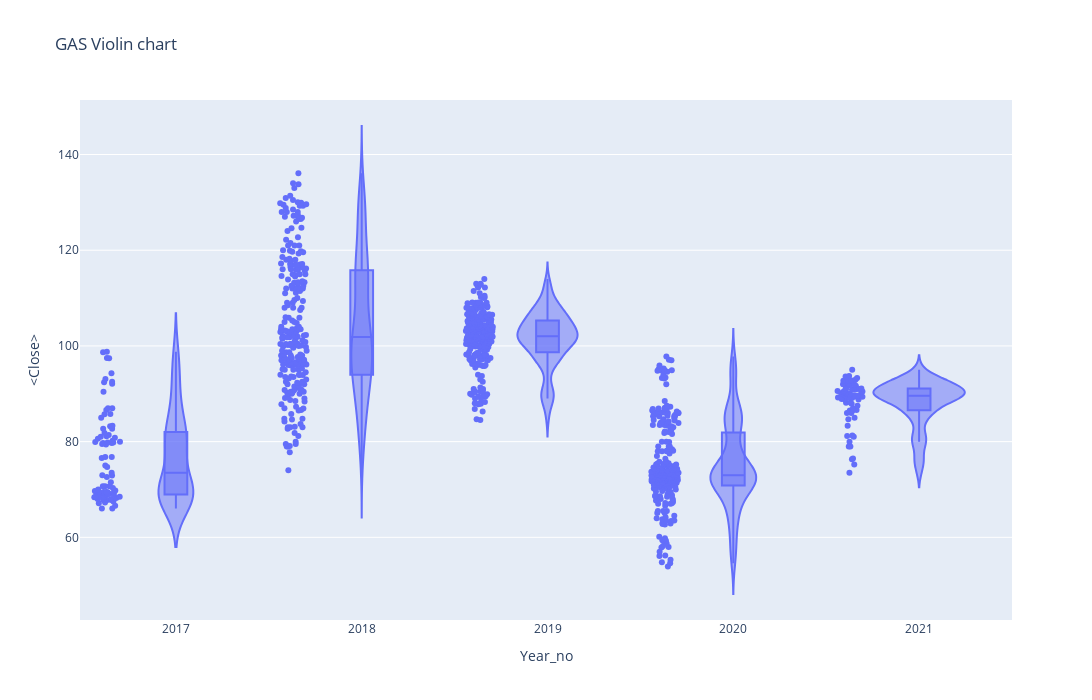

The notebook cell saved with this chart:
### Code cell
#px.violin(df_tips, y="tip", x="smoker", color="sex", box=True, points="all",
#          hover_data=df_tips.columns)

fig = go.Figure()
px.violin(df,x='Year_no',y='<Close>',box =True, points='all',
         hover_data=df.columns, title = 'GAS Violin chart', width= 1200, height= 700)

### Figure 1 — Plotly figure (JSON) as saved in the notebook; plotly's stock layout.template omitted (floating-point values rounded to 4 significant figures; data arrays with more than 128 entries replaced by an {"elided": "..."} marker saying what was removed)
{"data": [{"alignmentgroup": "True", "box": {"visible": true}, "customdata": {"elided": "900x3 mixed values"}, "hovertemplate": "Year_no=%{x}<br><Close>=%{y}<br>datetime=%{customdata[0]}<br><Volume>=%{customdata[1]}<br>Period=%{customdata[2]}<extra></extra>", "legendgroup": "", "marker": {"color": "#636efa"}, "name": "", "offsetgroup": "", "orientation": "v", "points": "all", "scalegroup": "True", "showlegend": false, "type": "violin", "x": {"elided": "900 int values"}, "x0": " ", "xaxis": "x", "y": {"elided": "900 float values"}, "y0": " ", "yaxis": "y"}], "layout": {"height": 700, "legend": {"tracegroupgap": 0}, "title": {"text": "GAS Violin chart"}, "violinmode": "group", "width": 1200, "xaxis": {"anchor": "y", "domain": [0, 1], "title": {"text": "Year_no"}}, "yaxis": {"anchor": "x", "domain": [0, 1], "title": {"text": "<Close>"}}}}
